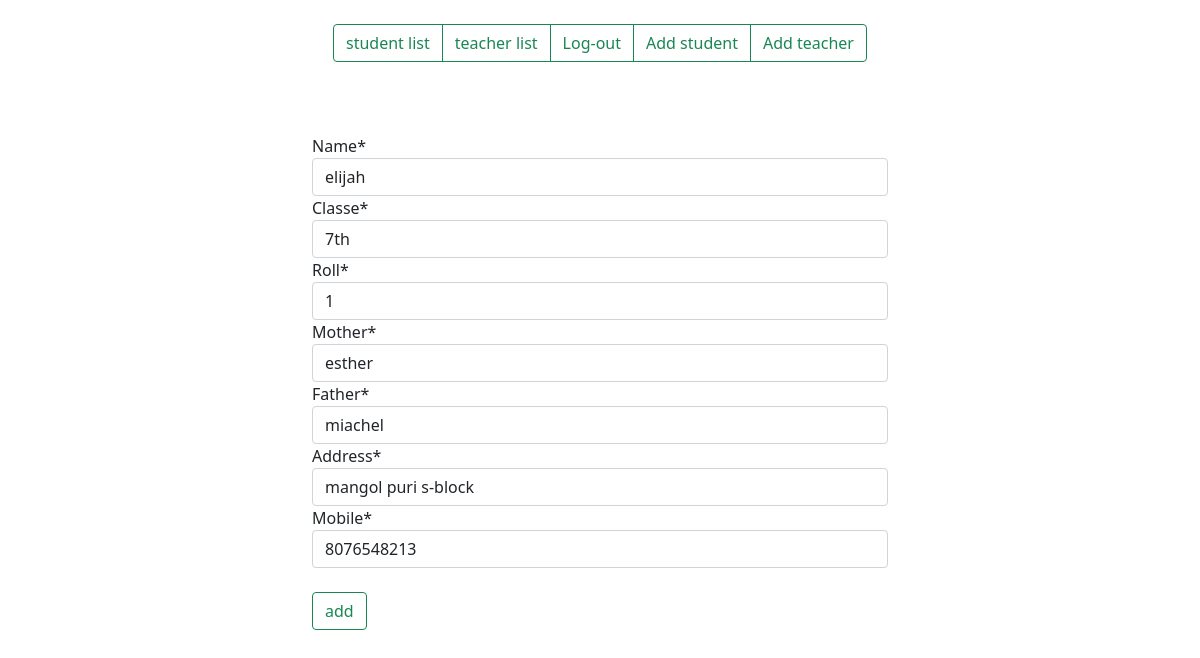
Page /stuupdate/6/ (signed in) on the committed database.
### school/models.py (models this page shows, shortened)
class student(models.Model):
    classe = models.CharField(max_length=3)
    username = models.ForeignKey(User,on_delete=models.CASCADE)
    roll = models.IntegerField(max_length=20)
    name = models.CharField(max_length=20)
    admissionid = models.CharField(max_length=20)
    address = models.CharField(max_length=100)
    mother = models.CharField(max_length=20)
    father = models.CharField(max_length=20)
    mobile = models.CharField(max_length=10)
    admissiondate = models.DateField(default=timezone.now())

### school/views.py (the view)
# urls.py: path('stuupdate/<int:id>/',views.studentupdate,name='stuupdate'),
@login_required(login_url='/login')
def studentupdate(request, id):
    ab = student.objects.get(pk=id)
    if request.method == 'POST':
        ak = studentplus(request.POST, instance=ab)
        if ak.is_valid():
            name = ak.cleaned_data.get('name')
            classe = ak.cleaned_data.get('classe')
            address = ak.cleaned_data.get('address')
            mother = ak.cleaned_data.get('mother')
            father = ak.cleaned_data.get('father')
            mobile = ak.cleaned_data.get('mobile')
            roll = ak.cleaned_data.get('roll')
            up = student(id=id,username=request.user,roll=roll,name=name,admissionid=admission_id(), classe=classe, address=address, mother=mother, father=father, mobile=mobile)
            up.save()
            return HttpResponseRedirect('/')
        else:
            return HttpResponse('error')
    else:
        ak = studentplus(instance=ab)
        return render(request, 'studentupdate.html', {'ak': ak})

### school/form.py
class studentplus(forms.ModelForm):
    class Meta:
        model = student
        fields = ['name','classe','roll','mother','father','address','mobile']

### templates/studentupdate.html
{% extends 'base.html' %}{% load crispy_forms_tags %}{% block item1 %}
<form  class="row gy-2 gx-3 align-items-center py-5 px-3" method="POST">{% csrf_token %}
    <div class="mx-auto col-6" style="width: responsive">
        {{ak|crispy}}
        <br>
        <button type="submit" class="btn btn-outline-success row-6" value="submit">add</button>
    </div>
</form>
{% endblock %}

### rows in the picture
student: name "elijah", classe "7th", roll "1", mother "esther", father "miachel", address "mangol puri s-block", mobile "8076548213"
